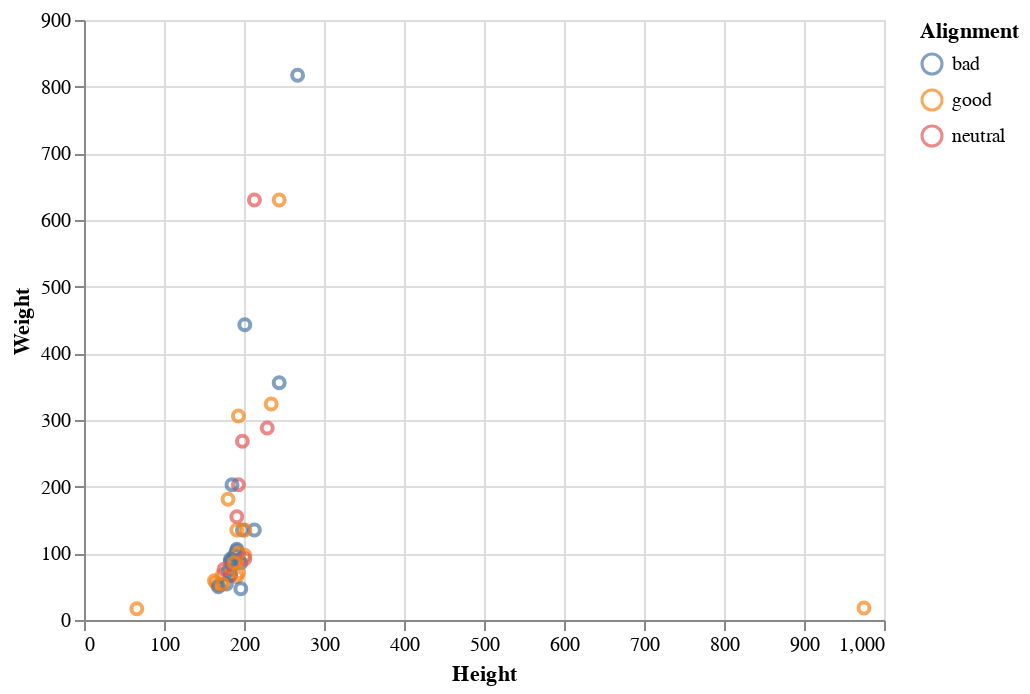

This figure's notebook cell:
### Markdown cell above
## 6. Interactive Visualization Tools - Using Altair

### Code cell
import altair as alt
import pandas as pd

df = pd.read_csv("./datasets/marvel-superheroes/marvel_characters_info.csv", na_values=["-"])
# remove rows with missing values or negative weight and height values
df = df.dropna() 
df = df[df["Height"] > 0] 
df = df[df["Weight"] > 0]

brush = alt.selection(type='interval', resolve='global')
alt.Chart(df).mark_point().encode(
    x='Height:Q',  
    y='Weight:Q',
    color='Alignment'
)

### Figure 1 — Vega-Lite specification as saved in the notebook (floating-point values rounded to 4 significant figures)
{"config": {"view": {"continuousWidth": 400, "continuousHeight": 300}}, "data": {"name": "data-ffabecf634d37ca9190327506808f243"}, "mark": "point", "encoding": {"color": {"field": "Alignment", "type": "nominal"}, "x": {"field": "Height", "type": "quantitative"}, "y": {"field": "Weight", "type": "quantitative"}}, "$schema": "https://vega.github.io/schema/vega-lite/v4.17.0.json", "datasets": {"data-ffabecf634d37ca9190327506808f243": [{"ID": 1, "Name": "Abe Sapien", "Alignment": "good", "Gender": "Male", "EyeColor": "blue", "Race": "Icthyo Sapien", "HairColor": "No Hair", "Publisher": "Dark Horse Comics", "SkinColor": "blue", "Height": 191.0, "Weight": 65.0}, {"ID": 2, "Name": "Abin Sur", "Alignment": "good", "Gender": "Male", "EyeColor": "blue", "Race": "Ungaran", "HairColor": "No Hair", "Publisher": "DC Comics", "SkinColor": "red", "Height": 185.0, "Weight": 90.0}, {"ID": 34, "Name": "Apocalypse", "Alignment": "bad", "Gender": "Male", "EyeColor": "red", "Race": "Mutant", "HairColor": "Black", "Publisher": "Marvel Comics", "SkinColor": "grey", "Height": 213.0, "Weight": 135.0}, {"ID": 39, "Name": "Archangel", "Alignment": "good", "Gender": "Male", "EyeColor": "blue", "Race": "Mutant", "HairColor": "Blond", "Publisher": "Marvel Comics", "SkinColor": "blue", "Height": 183.0, "Weight": 68.0}, {"ID": 41, "Name": "Ardina", "Alignment": "good", "Gender": "Female", "EyeColor": "white", "Race": "Alien", "HairColor": "Orange", "Publisher": "Marvel Comics", "SkinColor": "gold", "Height": 193.0, "Weight": 98.0}, {"ID": 56, "Name": "Azazel", "Alignment": "bad", "Gender": "Male", "EyeColor": "yellow", "Race": "Neyaphem", "HairColor": "Black", "Publisher": "Marvel Comics", "SkinColor": "red", "Height": 183.0, "Weight": 67.0}, {"ID": 74, "Name": "Beast", "Alignment": "good", "Gender": "Male", "EyeColor": "blue", "Race": "Mutant", "HairColor": "Blue", "Publisher": "Marvel Comics", "SkinColor": "blue", "Height": 180.0, "Weight": 181.0}, {"ID": 75, "Name": "Beast Boy", "Alignment": "good", "Gender": "Male", "EyeColor": "green", "Race": "Human", "HairColor": "Green", "Publisher": "DC Comics", "SkinColor": "green", "Height": 173.0, "Weight": 68.0}, {"ID": 92, "Name": "Bizarro", "Alignment": "neutral", "Gender": "Male", "EyeColor": "black", "Race": "Bizarro", "HairColor": "Black", "Publisher": "DC Comics", "SkinColor": "white", "Height": 191.0, "Weight": 155.0}, {"ID": 108, "Name": "Blackout", "Alignment": "bad", "Gender": "Male", "EyeColor": "red", "Race": "Demon", "HairColor": "White", "Publisher": "Marvel Comics", "SkinColor": "white", "Height": 191.0, "Weight": 104.0}, {"ID": 114, "Name": "Blink", "Alignment": "good", "Gender": "Female", "EyeColor": "green", "Race": "Mutant", "HairColor": "Magenta", "Publisher": "Marvel Comics", "SkinColor": "pink", "Height": 165.0, "Weight": 56.0}, {"ID": 135, "Name": "Brainiac", "Alignment": "bad", "Gender": "Male", "EyeColor": "green", "Race": "Android", "HairColor": "No Hair", "Publisher": "DC Comics", "SkinColor": "green", "Height": 198.0, "Weight": 135.0}, {"ID": 149, "Name": "Captain Atom", "Alignment": "good", "Gender": "Male", "EyeColor": "blue", "Race": "Human / Radiation", "HairColor": "Silver", "Publisher": "DC Comics", "SkinColor": "silver", "Height": 193.0, "Weight": 90.0}, {"ID": 166, "Name": "Century", "Alignment": "good", "Gender": "Male", "EyeColor": "white", "Race": "Alien", "HairColor": "White", "Publisher": "Marvel Comics", "SkinColor": "grey", "Height": 201.0, "Weight": 97.0}, {"ID": 185, "Name": "Copycat", "Alignment": "neutral", "Gender": "Female", "EyeColor": "red", "Race": "Mutant", "HairColor": "White", "Publisher": "Marvel Comics", "SkinColor": "blue", "Height": 183.0, "Weight": 67.0}, {"ID": 203, "Name": "Darkseid", "Alignment": "bad", "Gender": "Male", "EyeColor": "red", "Race": "New God", "HairColor": "No Hair", "Publisher": "DC Comics", "SkinColor": "grey", "Height": 267.0, "Weight": 817.0}, {"ID": 226, "Name": "Domino", "Alignment": "good", "Gender": "Female", "EyeColor": "blue", "Race": "Human", "HairColor": "Black", "Publisher": "Marvel Comics", "SkinColor": "white", "Height": 173.0, "Weight": 54.0}, {"ID": 233, "Name": "Drax the Destroyer", "Alignment": "good", "Gender": "Male", "EyeColor": "red", "Race": "Human / Altered", "HairColor": "No Hair", "Publisher": "Marvel Comics", "SkinColor": "green", "Height": 193.0, "Weight": 306.0}, {"ID": 245, "Name": "Etrigan", "Alignment": "neutral", "Gender": "Male", "EyeColor": "red", "Race": "Demon", "HairColor": "No Hair", "Publisher": "DC Comics", "SkinColor": "yellow", "Height": 193.0, "Weight": 203.0}, {"ID": 247, "Name": "Evilhawk", "Alignment": "bad", "Gender": "Male", "EyeColor": "red", "Race": "Alien", "HairColor": "Black", "Publisher": "Marvel Comics", "SkinColor": "green", "Height": 191.0, "Weight": 106.0}, {"ID": 248, "Name": "Exodus", "Alignment": "bad", "Gender": "Male", "EyeColor": "blue", "Race": "Mutant", "HairColor": "Black", "Publisher": "Marvel Comics", "SkinColor": "red", "Height": 183.0, "Weight": 88.0}, {"ID": 255, "Name": "Fin Fang Foom", "Alignment": "good", "Gender": "Male", "EyeColor": "red", "Race": "Kakarantharaian", "HairColor": "No Hair", "Publisher": "Marvel Comics", "SkinColor": "green", "Height": 975.0, "Weight": 18.0}, {"ID": 274, "Name": "Gamora", "Alignment": "good", "Gender": "Female", "EyeColor": "yellow", "Race": "Zen-Whoberian", "HairColor": "Black", "Publisher": "Marvel Comics", "SkinColor": "green", "Height": 183.0, "Weight": 77.0}, {"ID": 284, "Name": "Gladiator", "Alignment": "neutral", "Gender": "Male", "EyeColor": "blue", "Race": "Strontian", "HairColor": "Blue", "Publisher": "Marvel Comics", "SkinColor": "purple", "Height": 198.0, "Weight": 268.0}, {"ID": 331, "Name": "Hulk", "Alignment": "good", "Gender": "Male", "EyeColor": "green", "Race": "Human / Radiation", "HairColor": "Green", "Publisher": "Marvel Comics", "SkinColor": "green", "Height": 244.0, "Weight": 630.0}, {"ID": 369, "Name": "Joker", "Alignment": "bad", "Gender": "Male", "EyeColor": "green", "Race": "Human", "HairColor": "Green", "Publisher": "DC Comics", "SkinColor": "white", "Height": 196.0, "Weight": 86.0}, {"ID": 386, "Name": "Killer Croc", "Alignment": "bad", "Gender": "Male", "EyeColor": "red", "Race": "Metahuman", "HairColor": "No Hair", "Publisher": "DC Comics", "SkinColor": "green", "Height": 244.0, "Weight": 356.0}, {"ID": 388, "Name": "Kilowog", "Alignment": "good", "Gender": "Male", "EyeColor": "red", "Race": "Bolovaxian", "HairColor": "No Hair", "Publisher": "DC Comics", "SkinColor": "pink", "Height": 234.0, "Weight": 324.0}, {"ID": 392, "Name": "Klaw", "Alignment": "bad", "Gender": "Male", "EyeColor": "red", "Race": "Human", "HairColor": "No Hair", "Publisher": "Marvel Comics", "SkinColor": "red", "Height": 188.0, "Weight": 97.0}, {"ID": 413, "Name": "Lobo", "Alignment": "neutral", "Gender": "Male", "EyeColor": "red", "Race": "Czarnian", "HairColor": "Black", "Publisher": "DC Comics", "SkinColor": "blue-white", "Height": 229.0, "Weight": 288.0}, {"ID": 431, "Name": "Mantis", "Alignment": "good", "Gender": "Female", "EyeColor": "green", "Race": "Human-Kree", "HairColor": "Black", "Publisher": "Marvel Comics", "SkinColor": "green", "Height": 168.0, "Weight": 52.0}, {"ID": 432, "Name": "Martian Manhunter", "Alignment": "good", "Gender": "Male", "EyeColor": "red", "Race": "Martian", "HairColor": "No Hair", "Publisher": "DC Comics", "SkinColor": "green", "Height": 201.0, "Weight": 135.0}, {"ID": 480, "Name": "Mystique", "Alignment": "bad", "Gender": "Female", "EyeColor": "yellow (without irises)", "Race": "Mutant", "HairColor": "Red / Orange", "Publisher": "Marvel Comics", "SkinColor": "blue", "Height": 178.0, "Weight": 54.0}, {"ID": 487, "Name": "Nebula", "Alignment": "bad", "Gender": "Female", "EyeColor": "blue", "Race": "Luphomoid", "HairColor": "No Hair", "Publisher": "Marvel Comics", "SkinColor": "blue", "Height": 185.0, "Weight": 83.0}, {"ID": 497, "Name": "Nova", "Alignment": "good", "Gender": "Female", "EyeColor": "white", "Race": "Human / Cosmic", "HairColor": "Red", "Publisher": "Marvel Comics", "SkinColor": "gold", "Height": 163.0, "Weight": 59.0}, {"ID": 523, "Name": "Poison Ivy", "Alignment": "bad", "Gender": "Female", "EyeColor": "green", "Race": "Human", "HairColor": "Red", "Publisher": "DC Comics", "SkinColor": "green", "Height": 168.0, "Weight": 50.0}, {"ID": 533, "Name": "Purple Man", "Alignment": "bad", "Gender": "Male", "EyeColor": "purple", "Race": "Human", "HairColor": "Purple", "Publisher": "Marvel Comics", "SkinColor": "purple", "Height": 180.0, "Weight": 74.0}, {"ID": 549, "Name": "Red Hulk", "Alignment": "neutral", "Gender": "Male", "EyeColor": "yellow", "Race": "Human / Radiation", "HairColor": "Black", "Publisher": "Marvel Comics", "SkinColor": "red", "Height": 213.0, "Weight": 630.0}, {"ID": 587, "Name": "Shadow Lass", "Alignment": "good", "Gender": "Female", "EyeColor": "black", "Race": "Talokite", "HairColor": "Black", "Publisher": "DC Comics", "SkinColor": "blue", "Height": 173.0, "Weight": 54.0}, {"ID": 600, "Name": "Silver Surfer", "Alignment": "good", "Gender": "Male", "EyeColor": "white", "Race": "Alien", "HairColor": "No Hair", "Publisher": "Marvel Comics", "SkinColor": "silver", "Height": 193.0, "Weight": 101.0}, {"ID": 603, "Name": "Sinestro", "Alignment": "neutral", "Gender": "Male", "EyeColor": "black", "Race": "Korugaran", "HairColor": "Black", "Publisher": "DC Comics", "SkinColor": "red", "Height": 201.0, "Weight": 92.0}, {"ID": 634, "Name": "Starfire", "Alignment": "good", "Gender": "Female", "EyeColor": "green", "Race": "Tamaranean", "HairColor": "Auburn", "Publisher": "DC Comics", "SkinColor": "orange", "Height": 193.0, "Weight": 71.0}, {"ID": 639, "Name": "Steppenwolf", "Alignment": "bad", "Gender": "Male", "EyeColor": "red", "Race": "New God", "HairColor": "Black", "Publisher": "DC Comics", "SkinColor": "white", "Height": 183.0, "Weight": 91.0}, {"ID": 648, "Name": "Swarm", "Alignment": "bad", "Gender": "Male", "EyeColor": "yellow", "Race": "Mutant", "HairColor": "No Hair", "Publisher": "Marvel Comics", "SkinColor": "yellow", "Height": 196.0, "Weight": 47.0}, {"ID": 657, "Name": "Thanos", "Alignment": "bad", "Gender": "Male", "EyeColor": "red", "Race": "Eternal", "HairColor": "No Hair", "Publisher": "Marvel Comics", "SkinColor": "purple", "Height": 201.0, "Weight": 443.0}, {"ID": 668, "Name": "Tiger Shark", "Alignment": "bad", "Gender": "Male", "EyeColor": "grey", "Race": "Human", "HairColor": "No Hair", "Publisher": "Marvel Comics", "SkinColor": "grey", "Height": 185.0, "Weight": 203.0}, {"ID": 672, "Name": "Toad", "Alignment": "neutral", "Gender": "Male", "EyeColor": "black", "Race": "Mutant", "HairColor": "Brown", "Publisher": "Marvel Comics", "SkinColor": "green", "Height": 175.0, "Weight": 76.0}, {"ID": 679, "Name": "Triton", "Alignment": "good", "Gender": "Male", "EyeColor": "green", "Race": "Inhuman", "HairColor": "No Hair", "Publisher": "Marvel Comics", "SkinColor": "green", "Height": 188.0, "Weight": 86.0}, {"ID": 699, "Name": "Vision", "Alignment": "good", "Gender": "Male", "EyeColor": "gold", "Race": "Android", "HairColor": "No Hair", "Publisher": "Marvel Comics", "SkinColor": "red", "Height": 191.0, "Weight": 135.0}, {"ID": 731, "Name": "Yoda", "Alignment": "good", "Gender": "Male", "EyeColor": "brown", "Race": "Yoda's species", "HairColor": "White", "Publisher": "George Lucas", "SkinColor": "green", "Height": 66.0, "Weight": 17.0}]}}
